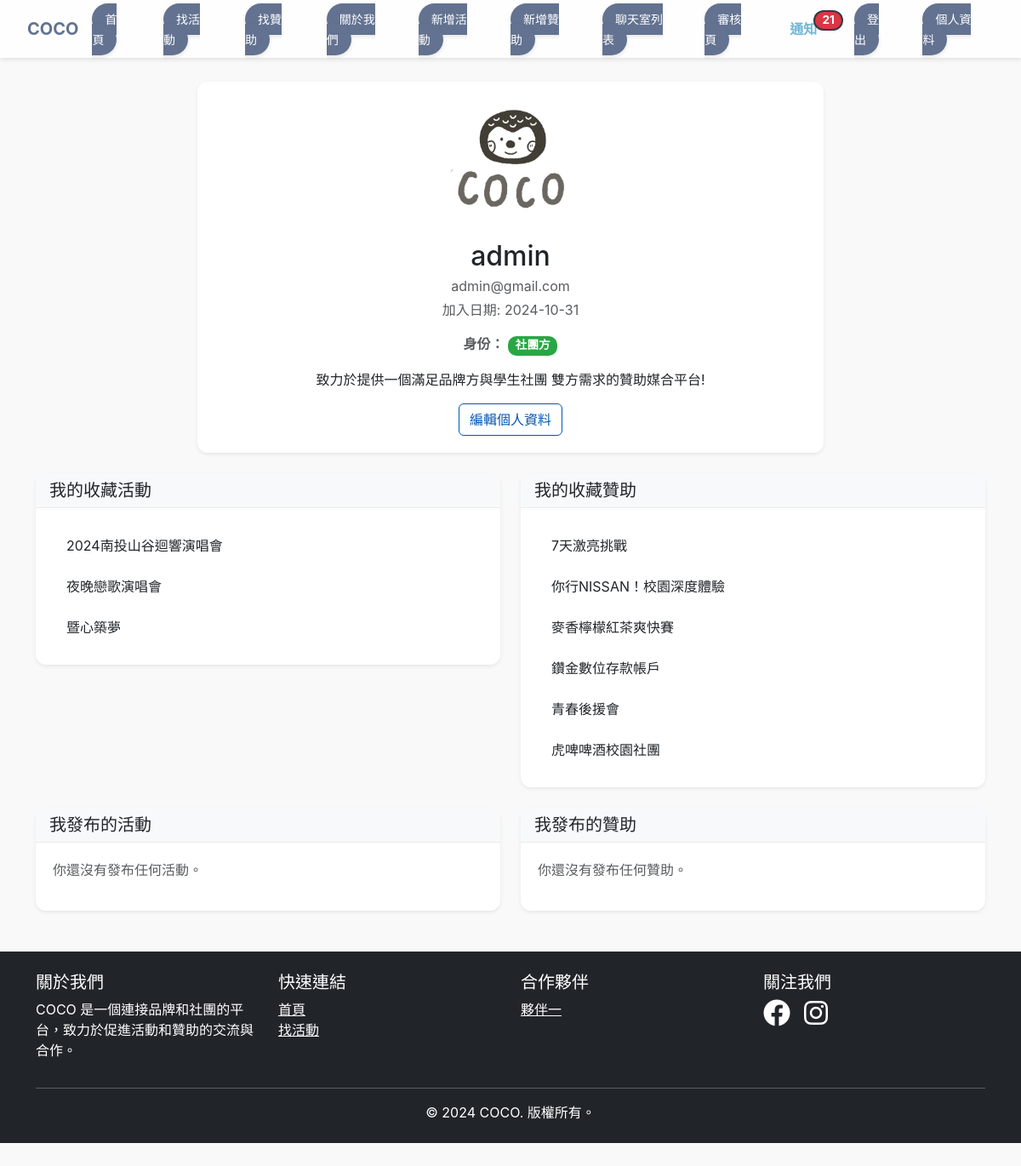
/profile/ (signed in), run on the app's committed database.
### events/models.py (models this page shows, shortened)
class UserProfile(models.Model):
    user = models.OneToOneField(User, on_delete=models.CASCADE, related_name='profile')
    photo = models.ImageField(upload_to='user_photos/', blank=True, null=True,default='user_photos/default.jpg')
    description = models.TextField(blank=True, null=True)
    role = models.CharField(max_length=20, choices=[('brand', '品牌方'), ('club', '社團方')], blank=True)

class Activitynew(models.Model):
    title = models.CharField(max_length=200)           # 活動名稱
    description = models.TextField()                   # 活動描述
    max_participants = models.IntegerField(null=True, blank=True)   #參與人數上限
    current_participants = models.IntegerField(null=True, blank=True)   #目前報名人數
    location = models.CharField(max_length=255, verbose_name="活動地點")
    latitude = models.FloatField(null=True, blank=True, verbose_name="緯度")
    longitude = models.FloatField(null=True, blank=True, verbose_name="經度")
    date = models.DateField()                          # 活動日期
    registration_deadline = models.DateField(null=True, blank=True) #活動截止日期
    image = models.ImageField(upload_to='activitynew_images/', blank=True, null=True,default=None)  # 活動圖片
    date_posted = models.DateTimeField(default=timezone.now)  # 活動發布日期
    check_status = models.BooleanField(default=False) # 審核狀態
    is_active = models.BooleanField(default=True)
    organizer = models.ForeignKey(
        settings.AUTH_USER_MODEL,
        on_delete=models.CASCADE,
        related_name='organized_activities',
        null=True,
        blank=True
    )

class Sponsorshipnew(models.Model):
    title = models.CharField(max_length=200)            # 贊助名稱
    description = models.TextField()                    # 贊助描述
    sponsor = models.CharField(max_length=100)          # 贊助者名稱
    item = models.CharField(max_length=100,default=" ") #贊助商品
    people = models.TextField(max_length=100,default=" ") #宣傳模式
    amount = models.DecimalField(
    max_digits=10,
    decimal_places=2,
    validators=[MinValueValidator(0)]  # 0作最小值
)  # 贊助金額
    image = models.ImageField(upload_to='sponsorship_images/', blank=True, null=True)  # 贊助圖片
    location = models.CharField(max_length=100,default=" ")        # 贊助地點
    date_posted = models.DateTimeField(default=timezone.now)  # 贊助發布日期
    check_status = models.BooleanField(default=False) # 審核狀態
    is_active = models.BooleanField(default=True)
    organizer = models.ForeignKey(
        settings.AUTH_USER_MODEL,
        on_delete=models.CASCADE,
        related_name='organized_sponsorships',
        null=True,
        blank=True
    )

### events/views.py (the view)
# urls.py: path('profile/', views.profile_view, name='profile'),
@login_required
def profile_view(request):
    user_extend, created = UserProfile.objects.get_or_create(user=request.user)
    favorite_activities = Activitynew.objects.filter(favorite__user=request.user)
    favorite_sponsorships = Sponsorshipnew.objects.filter(favorite__user=request.user)
    user_activities = Activitynew.objects.filter(organizer=request.user)
    user_sponsorships = Sponsorshipnew.objects.filter(organizer=request.user)
    user_extend = UserProfile.objects.get(user=request.user)
    context = {
        'favorite_activities': favorite_activities,
        'favorite_sponsorships': favorite_sponsorships,
        'user_activities': user_activities,
        'user_sponsorships':user_sponsorships,
        'user_extend': user_extend
    }
    return render(request, 'events/profile.html', context)

### events/context_processors.py (called while the page is built)
def notifications(request):
    if request.user.is_authenticated:
        notifications = Notification.objects.filter(user=request.user).order_by('-created_at')
        unread_count = notifications.filter(is_read=False).count()
        return {
            'notifications': notifications[:5],  # 只在這裡進行切片
            'unread_notifications_count': unread_count
        }
    return {}

### events/templates/events/profile.html (shortened to what this page needs)
{% extends 'base.html' %}
{% load django_bootstrap5 %}
{% load static %}
{% block content %}
<div class="container mt-5">
    <div class="row justify-content-center mb-4">
        <div class="col-md-8 text-center">
            <div class="card shadow-sm border-0">
                <div class="card-body">
                    <div class="mb-3">
                        {% if user_extend.photo %}
                        <img src="{{ user_extend.photo.url }}" alt="{{ user.username }}" class="img-fluid rounded-circle" style="width: 150px; height: 150px; object-fit: cover;">
                        {% else %}
                        <img src="{% static 'default.jpg' %}" alt="Default Profile Picture" class="img-fluid rounded-circle" style="width: 150px; height: 150px; object-fit: cover;">
                        {% endif %}
                    </div>
                    <h2 class="mb-1">{{ user.username }}</h2>
                    <p class="text-muted mb-1">{{ user.email }}</p>
                    <p class="text-muted">加入日期: {{ user.date_joined|date:"Y-m-d" }}</p>
                    <p class="text-muted">
                        <strong>身份：</strong>
                        {% if user_extend.role == 'brand' %}
                            <span class="badge bg-primary">品牌方</span>
                        {% elif user_extend.role == 'club' %}
                            <span class="badge bg-success">社團方</span>
                        {% else %}
                            <span class="badge bg-secondary">未設置</span>
                        {% endif %}
                    </p>
                    <p>{{ user_extend.description }}</p>
                    <a href="{% url 'edit_profile' %}" class="btn btn-outline-primary">編輯個人資料</a>
                </div>
            </div>
        </div>
    </div>
    <div class="row gy-4">
        <div class="col-lg-6">
            <div class="card shadow-sm border-0">
                <div class="card-header bg-light text-dark">
                    <h5 class="mb-0">我的收藏活動</h5>
                </div>
                <div class="card-body">
                    {% if favorite_activities %}
                        <ul class="list-group list-group-flush">
                            {% for activity in favorite_activities %}
                                <li class="list-group-item">
                                    <a href="{% url 'activity_detail' activity.id %}" class="text-decoration-none text-dark">
                                        {{ activity.title }}
                                    </a>
                                </li>
                            {% endfor %}
                        </ul>
                    {% else %}
                        <p class="text-muted">你還沒有收藏任何活動。</p>
                    {% endif %}
                </div>
            </div>
        </div>
        <div class="col-lg-6">
            <div class="card shadow-sm border-0">
                <div class="card-header bg-light text-dark">
                    <h5 class="mb-0">我的收藏贊助</h5>
                </div>
                <div class="card-body">
                    {% if favorite_sponsorships %}
                        <ul class="list-group list-group-flush">
                            {% for sponsorship in favorite_sponsorships %}
                                <li class="list-group-item">
                                    <a href="{% url 'sponsor_detail' sponsorship.id %}" class="text-decoration-none text-dark">
                                        {{ sponsorship.title }}
                                    </a>
                                </li>
                            {% endfor %}
                        </ul>
                    {% else %}
                        <p class="text-muted">你還沒有收藏任何贊助。</p>
                    {% endif %}
                </div>
            </div>
        </div>
        <div class="col-lg-6">
            <div class="card shadow-sm border-0">
                <div class="card-header bg-light text-dark">
                    <h5 class="mb-0">我發布的活動</h5>
                </div>
                <div class="card-body">
                    {% if user_activities %}
                        <ul class="list-group list-group-flush">
                            {% for activity in user_activities %}
                                <li class="list-group-item d-flex justify-content-between align-items-center">
                                    <a href="{% url 'activity_detail' activity.id %}" class="text-decoration-none text-dark">
                                        {{ activity.title }}
                                    </a>
                                    {% if not activity.check_status %}
                                        <span class="badge bg-warning text-dark">審核中</span>
                                    {% elif activity.check_status and activity.is_active %}
                                        <span class="badge bg-success">已上架</span>
                                    {% else %}
                                        <span class="badge bg-secondary">已下架</span>
                                    {% endif %}
                                </li>
                            {% endfor %}
                        </ul>
                    {% else %}
                        <p class="text-muted">你還沒有發布任何活動。</p>
                    {% endif %}
                </div>
            </div>
        </div>
        <div class="col-lg-6">
            <div class="card shadow-sm border-0">
                <div class="card-header bg-light text-dark">
                    <h5 class="mb-0">我發布的贊助</h5>
                </div>
                <div class="card-body">
                    {% if user_sponsorships %}
                        <ul class="list-group list-group-flush">
                            {% for sponsorship in user_sponsorships %}
                                <li class="list-group-item d-flex justify-content-between align-items-center">
                                    <a href="{% url 'sponsor_detail' sponsorship.id %}" class="text-decoration-none text-dark">
                                        {{ sponsorship.title }}
                                    </a>
                                    {% if not sponsorship.check_status %}
                                        <span class="badge bg-warning text-dark">審核中</span>
                                    {% elif sponsorship.check_status and sponsorship.is_active %}
                                        <span class="badge bg-success">已上架</span>
                                    {% else %}
                                        <span class="badge bg-secondary">已下架</span>
                                    {% endif %}
                                </li>
                            {% endfor %}
                        </ul>
                    {% else %}
                        <p class="text-muted">你還沒有發布任何贊助。</p>
                    {% endif %}
                </div>
            </div>
        </div>
    </div>
</div>
{% endblock %}

### events/static/css/styles.css (style rules this page uses)
body { padding-top: 3rem; padding-bottom: 3rem; color: rgb(var(--bs-tertiary-color-rgb)); }

### events/templates/events/profile.html (style rules this page uses)
body { background-color: #f9f9f9; font-family: 'Inter', sans-serif; color: #333; }
.card { border-radius: 12px; box-shadow: 0 2px 6px rgba(0, 0, 0, 0.1); }
.card-header { background-color: #ffffff; border-bottom: 1px solid #ebebeb; font-weight: 600; }
.card-body { padding: 1.25rem; }
.img-fluid { border-radius: 50%; object-fit: cover; }
.btn-outline-primary { color: #0056b3; border-color: #0056b3; }
.list-group-item { border: none; padding: 0.75rem 1rem; transition: background-color 0.3s ease; }
.badge { font-size: 0.85rem; border-radius: 10px; }
.bg-success { background-color: #28a745 !important; }

### data on the page
UserProfile: photo (picture), description "致力於提供一個滿足品牌方與學生社團 雙方需求的贊助媒合平台!"
Activitynew: title "2024南投山谷迴響演唱會"
Activitynew: title "夜晚戀歌演唱會"
Activitynew: title "暨心築夢"
Sponsorshipnew: title "7天激亮挑戰"
Sponsorshipnew: title "你行NISSAN！校園深度體驗"
Sponsorshipnew: title "麥香檸檬紅茶爽快賽"
Sponsorshipnew: title "鑽金數位存款帳戶"
Sponsorshipnew: title "青春後援會"
Sponsorshipnew: title "虎啤啤酒校園社團"

### other printed values
{{ unread_notifications_count }} "21"
{{ user.username }} "admin"
{{ user.email }} "admin@gmail.com"
{{ user.date_joined|date:"Y-m-d" }} "2024-10-31"
